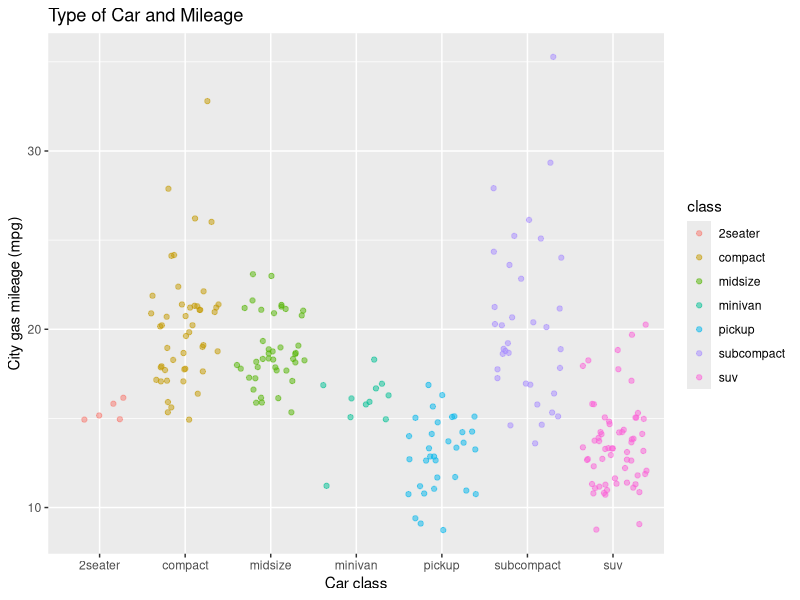

Reproduce this figure in R.
## ---- chunk 1
knitr::opts_chunk$set(echo = TRUE)
library(tidyverse)
## ---- chunk 2
ggplot(data = mpg, aes(x= class, y=cty ))+
  geom_jitter(aes(color = class), alpha = 0.5) +
  labs(x = "Car class", y = "City gas mileage (mpg)", title = "Type of Car and Mileage")
